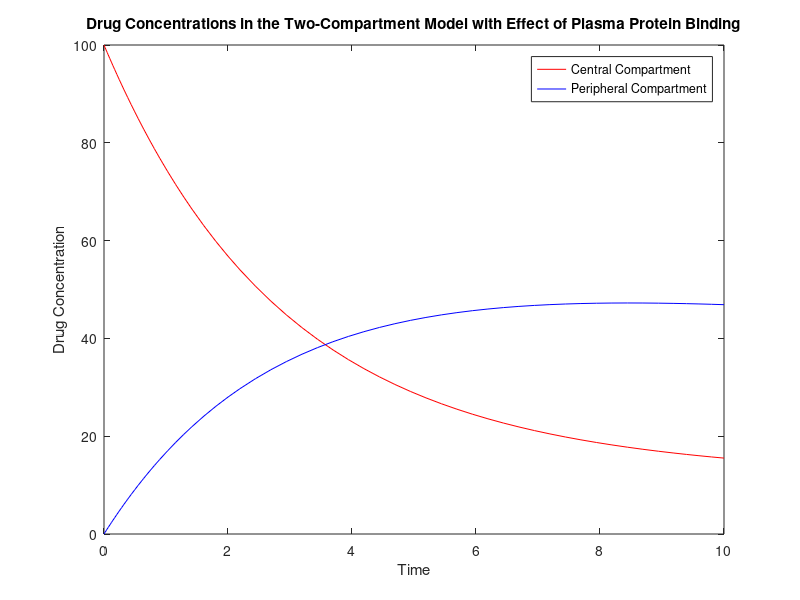

This chart was generated by the following MATLAB code:
function drug_model()

    % Parameters and initial conditions
    k10 = 0.1;   % Elimination rate constant from central compartment
    k12 = 0.2;   % Rate constant for drug distribution from central to peripheral compartment
    k21 = 0.15;  % Rate constant for drug distribution from peripheral to central compartment
    kon = 0.01;  % Association rate constant of plasma protein binding
    koff = 0.05; % Dissociation rate constant of plasma protein binding
    
    Vc = 1;      % Volume of central compartment
    Vp = 2;      % Volume of peripheral compartment
    P = 10;      % Concentration of plasma protein
    
    % Initial drug concentrations
    Dc_initial = 100;
    Dp_initial = 0;
    
    % Time span for simulation
    tspan = [0 10]; % Simulation time span
    
    % Solve the differential equations using ode45
    [t, y] = ode45(@ode_fun, tspan, [Dc_initial; Dp_initial]);
    
    % Extract drug concentrations from the solution
    Dc = y(:, 1);
    Dp = y(:, 2);
    
    % Plot drug concentrations
    figure();
    plot(t, Dc, 'r', t, Dp, 'b');
    xlabel('Time');
    ylabel('Drug Concentration');
    legend('Central Compartment', 'Peripheral Compartment');
    title('Drug Concentrations in the Two-Compartment Model with Effect of Plasma Protein Binding');
    
    % Define the system of ODEs
    function dydt = ode_fun(t, y)
        Dc = y(1); % Drug concentration in the central compartment
        Dp = y(2); % Drug concentration in the peripheral compartment
        
        % Association and dissociation equations
        DP = kon * Dc * P / (koff + kon); % Bound drug concentration
        
        % Rate equations for the two compartments
        dydt = [
            -k10/Vc * Dc - k12/Vc * Dc + k21/Vp * Dp; % Rate of change in central compartment
            k12/Vc * Dc - k21/Vp * Dp;                  % Rate of change in peripheral compartment
        ];
    end

end
